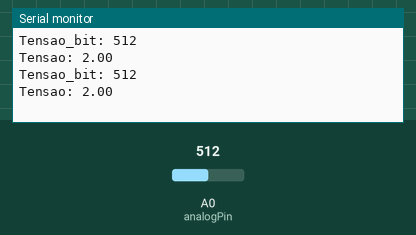
Simulated run of this sketch. Board: Arduino Uno, built with avr-gcc and run on an emulated ATmega328P. Parts: the last lines printed to the serial monitor. The inputs (shaded band) are chosen by the test bench; at power-on: A0 (analogPin) = 512.

Above: at 1.8 s.
1.9 s: A0 (analogPin) set to 716
At 2.8 s:
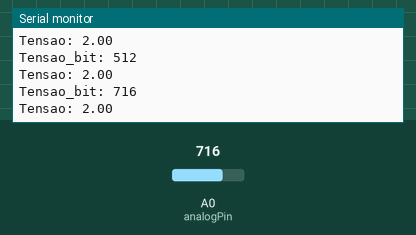
3.4 s: A0 (analogPin) set to 900
At 4.4 s:
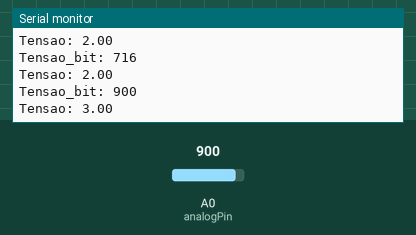
Timing chart, 0 to 6.4 s (numbered marks = the images above; inputs shaded):
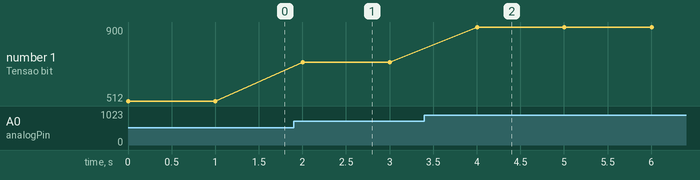

The sketch:

temperatura_pot_atual.ino
```cpp
int analogPin = A0;

void setup() {
  Serial.begin(9600);

}

void loop() {
  int tensao_bit = analogRead(analogPin);
  Serial.print("Tensao_bit: ");
  Serial.println(tensao_bit);
  float tensao = (tensao_bit*4)/1023;

  Serial.print("Tensao: ");
  Serial.println(tensao);
  delay(1000);
}
```

Measured:
- after the input at 1.9 s, the serial monitor: prints a new line after 0.10 s (image 1)
- after the input at 3.4 s, the serial monitor: prints a new line after 0.60 s (image 2)
- plotted number 1: 512 → 716 after the input at 1.9 s, 716 → 900 after the input at 3.4 s
